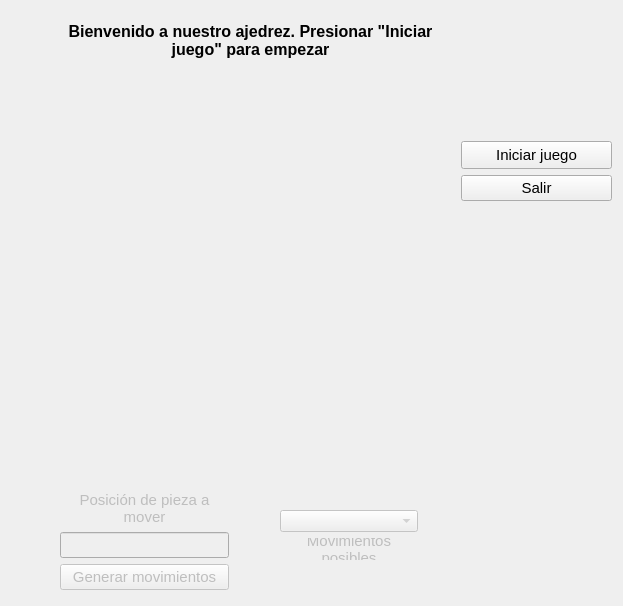
<?xml version="1.0" encoding="UTF-8"?>
<ui version="4.0">
 <class>Form</class>
 <widget class="QWidget" name="Form">
  <property name="geometry">
   <rect>
    <x>0</x>
    <y>0</y>
    <width>623</width>
    <height>606</height>
   </rect>
  </property>
  <property name="windowTitle">
   <string>Form</string>
  </property>
  <widget class="QPyQt5Canvas" name="canvas" native="true">
   <property name="geometry">
    <rect>
     <x>50</x>
     <y>80</y>
     <width>400</width>
     <height>400</height>
    </rect>
   </property>
   <property name="sizePolicy">
    <sizepolicy hsizetype="Fixed" vsizetype="Fixed">
     <horstretch>0</horstretch>
     <verstretch>0</verstretch>
    </sizepolicy>
   </property>
  </widget>
  <widget class="QLabel" name="TextoMulti">
   <property name="geometry">
    <rect>
     <x>50</x>
     <y>10</y>
     <width>401</width>
     <height>61</height>
    </rect>
   </property>
   <property name="font">
    <font>
     <pointsize>12</pointsize>
     <weight>75</weight>
     <bold>true</bold>
    </font>
   </property>
   <property name="text">
    <string>Bienvenido a nuestro ajedrez. Presionar &quot;Iniciar juego&quot; para empezar</string>
   </property>
   <property name="textFormat">
    <enum>Qt::PlainText</enum>
   </property>
   <property name="alignment">
    <set>Qt::AlignCenter</set>
   </property>
   <property name="wordWrap">
    <bool>true</bool>
   </property>
  </widget>
  <widget class="QWidget" name="layoutWidget">
   <property name="geometry">
    <rect>
     <x>280</x>
     <y>510</y>
     <width>138</width>
     <height>50</height>
    </rect>
   </property>
   <layout class="QVBoxLayout" name="verticalLayout_2">
    <item>
     <widget class="QComboBox" name="Movimientos_List">
      <property name="enabled">
       <bool>false</bool>
      </property>
      <property name="font">
       <font>
        <pointsize>11</pointsize>
       </font>
      </property>
      <property name="layoutDirection">
       <enum>Qt::LeftToRight</enum>
      </property>
     </widget>
    </item>
    <item>
     <widget class="QLabel" name="label_3">
      <property name="enabled">
       <bool>false</bool>
      </property>
      <property name="font">
       <font>
        <pointsize>11</pointsize>
       </font>
      </property>
      <property name="text">
       <string>Movimientos posibles</string>
      </property>
      <property name="alignment">
       <set>Qt::AlignCenter</set>
      </property>
      <property name="wordWrap">
       <bool>true</bool>
      </property>
     </widget>
    </item>
   </layout>
  </widget>
  <widget class="QWidget" name="layoutWidget">
   <property name="geometry">
    <rect>
     <x>60</x>
     <y>490</y>
     <width>169</width>
     <height>100</height>
    </rect>
   </property>
   <layout class="QVBoxLayout" name="verticalLayout">
    <item>
     <widget class="QLabel" name="label_2">
      <property name="enabled">
       <bool>false</bool>
      </property>
      <property name="font">
       <font>
        <pointsize>11</pointsize>
       </font>
      </property>
      <property name="text">
       <string>Posición de pieza a mover</string>
      </property>
      <property name="alignment">
       <set>Qt::AlignCenter</set>
      </property>
      <property name="wordWrap">
       <bool>true</bool>
      </property>
     </widget>
    </item>
    <item>
     <widget class="QLineEdit" name="PosIn_LineEdit">
      <property name="enabled">
       <bool>false</bool>
      </property>
      <property name="font">
       <font>
        <pointsize>11</pointsize>
       </font>
      </property>
      <property name="text">
       <string/>
      </property>
      <property name="alignment">
       <set>Qt::AlignCenter</set>
      </property>
     </widget>
    </item>
    <item>
     <widget class="QPushButton" name="MoverPieza_Button">
      <property name="enabled">
       <bool>false</bool>
      </property>
      <property name="font">
       <font>
        <pointsize>11</pointsize>
       </font>
      </property>
      <property name="text">
       <string>Generar movimientos</string>
      </property>
     </widget>
    </item>
   </layout>
  </widget>
  <widget class="QWidget" name="layoutWidget">
   <property name="geometry">
    <rect>
     <x>461</x>
     <y>141</y>
     <width>151</width>
     <height>60</height>
    </rect>
   </property>
   <layout class="QVBoxLayout" name="verticalLayout_3">
    <item>
     <widget class="QPushButton" name="Iniciar_Button">
      <property name="sizePolicy">
       <sizepolicy hsizetype="Expanding" vsizetype="Expanding">
        <horstretch>0</horstretch>
        <verstretch>0</verstretch>
       </sizepolicy>
      </property>
      <property name="font">
       <font>
        <pointsize>11</pointsize>
       </font>
      </property>
      <property name="text">
       <string>Iniciar juego</string>
      </property>
     </widget>
    </item>
    <item>
     <widget class="QPushButton" name="Salir_Button">
      <property name="font">
       <font>
        <pointsize>11</pointsize>
       </font>
      </property>
      <property name="text">
       <string>Salir</string>
      </property>
     </widget>
    </item>
   </layout>
  </widget>
 </widget>
 <customwidgets>
  <customwidget>
   <class>QPyQt5Canvas</class>
   <extends>QWidget</extends>
   <header>QPyQt5Canvas.h</header>
   <container>1</container>
  </customwidget>
 </customwidgets>
 <resources/>
 <connections/>
</ui>
